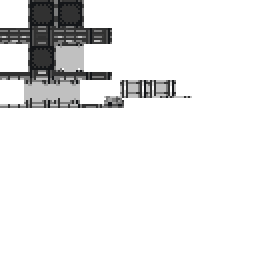
#> input picture tools/chest_1.png, 128 x 128 px (shown 2 times larger)
$ python colorize_chest.py
#> lines starting #> are read from the running program, lines starting #| are printed output that depends on the picture
from PIL import Image
import os
import math

# ======== НАСТРОЙКИ ========
INPUT_IMAGE = "chest_1.png"   # твоя текстура
OUT_DIR = "output_colors"
ALPHA = 0.9              # прозрачность для корпуса
ALPHA_LID = ALPHA ** 2      # прозрачность для крышки (Stardew так делает)

PALETTE = {
    1:  (85, 85, 255),
    2:  (119, 191, 255),
    3:  (0, 170, 170),
    4:  (0, 234, 175),
    5:  (0, 170, 0),
    6:  (159, 236, 0),
    7:  (255, 234, 18),
    8:  (255, 167, 18),
    9:  (255, 105, 18),
    10: (255, 0, 0),
    11: (135, 0, 35),
    12: (255, 173, 199),
    13: (255, 117, 195),
    14: (172, 0, 198),
    15: (143, 0, 255),
    16: (89, 11, 142),
    17: (64, 64, 64),
    18: (100, 100, 100),
    19: (200, 200, 200),
    20: (254, 254, 254)
}


# ===============================================

def normalize(c):
    return (c[0]/255, c[1]/255, c[2]/255)

def multiply_color(px, col_norm, alpha):
    r = int(px[0] * col_norm[0] * alpha)
    g = int(px[1] * col_norm[1] * alpha)
    b = int(px[2] * col_norm[2] * alpha)
    return (r, g, b, 255)

def process_image():
    if not os.path.exists(OUT_DIR):
        os.makedirs(OUT_DIR)

    img = Image.open(INPUT_IMAGE).convert("RGBA")
#> img is the input picture: PIL image 128x128 RGBA; mean R, G, B, A 13.8, 13.7, 13.7, 34.4
    w, h = img.size
#> w = 128; h = 128
    pixels = img.load()

    for idx, col in PALETTE.items():
        col_norm = normalize(col)

        out = Image.new("RGBA", (w, h))
        out_px = out.load()

        for y in range(h):
            for x in range(w):
                base = pixels[x, y]

                # Применяем multiply
                out_px[x, y] = multiply_color(base, col_norm, ALPHA)

        out.save(f"{OUT_DIR}/color_{idx}.png")
        print(f"Saved: color_{idx}.png")
#> this loop made 20 passes
#> pass 1, in process_image, `out.save(f"{OUT_DIR}/color_{idx}.png")`:
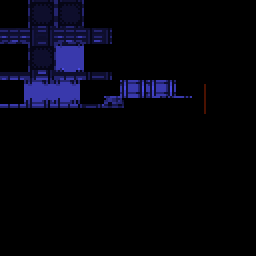
#> saved as color_1.png: PIL image 128x128 RGBA (shown 2 times larger); mean R, G, B, A 4.1, 4, 12.3, 255
#> pass 2, in process_image, `out.save(f"{OUT_DIR}/color_{idx}.png")`:
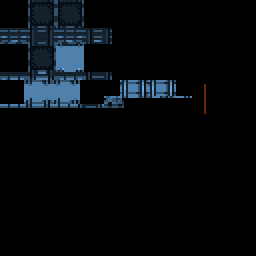
#> saved as color_2.png: PIL image 128x128 RGBA (shown 2 times larger); mean R, G, B, A 5.7, 9.2, 12.3, 255
#> after the loop:
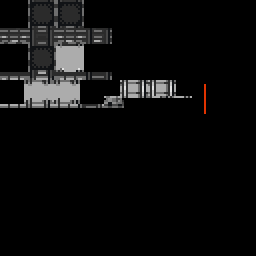
#> out: PIL image 128x128 RGBA (shown 2 times larger); mean R, G, B, A 12.3, 12.2, 12.2, 255

if __name__ == "__main__":
    process_image()
